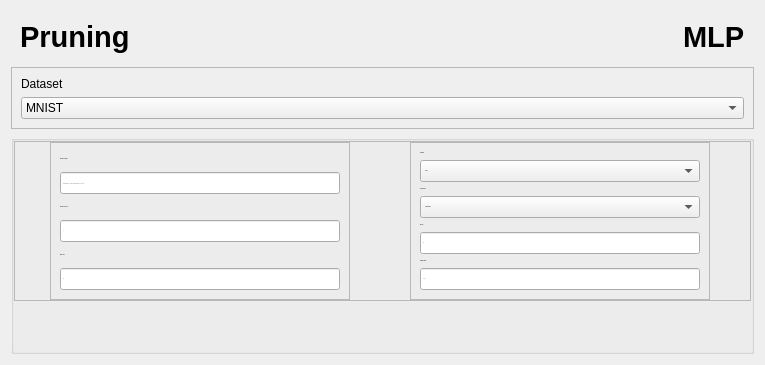
                   <widget class="QWidget" name="model_pruning_page">
                    <layout class="QGridLayout" name="gridLayout_18">
                     <item row="0" column="0">
                      <widget class="QWidget" name="widget" native="true">
                       <property name="minimumSize">
                        <size>
                         <width>0</width>
                         <height>30</height>
                        </size>
                       </property>
                       <property name="maximumSize">
                        <size>
                         <width>16777215</width>
                         <height>50</height>
                        </size>
                       </property>
                       <layout class="QGridLayout" name="gridLayout_19">
                        <item row="0" column="1">
                         <spacer name="horizontalSpacer_5">
                          <property name="orientation">
                           <enum>Qt::Horizontal</enum>
                          </property>
                          <property name="sizeHint" stdset="0">
                           <size>
                            <width>40</width>
                            <height>20</height>
                           </size>
                          </property>
                         </spacer>
                        </item>
                        <item row="0" column="0">
                         <widget class="QLabel" name="label_20">
                          <property name="minimumSize">
                           <size>
                            <width>0</width>
                            <height>50</height>
                           </size>
                          </property>
                          <property name="maximumSize">
                           <size>
                            <width>16777215</width>
                            <height>50</height>
                           </size>
                          </property>
                          <property name="font">
                           <font>
                            <pointsize>22</pointsize>
                            <bold>true</bold>
                           </font>
                          </property>
                          <property name="autoFillBackground">
                           <bool>false</bool>
                          </property>
                          <property name="text">
                           <string>Pruning</string>
                          </property>
                          <property name="alignment">
                           <set>Qt::AlignLeading|Qt::AlignLeft|Qt::AlignTop</set>
                          </property>
                          <property name="wordWrap">
                           <bool>true</bool>
                          </property>
                         </widget>
                        </item>
                        <item row="0" column="2">
                         <widget class="QLabel" name="current_model_architecture_label_3">
                          <property name="minimumSize">
                           <size>
                            <width>0</width>
                            <height>50</height>
                           </size>
                          </property>
                          <property name="maximumSize">
                           <size>
                            <width>16777215</width>
                            <height>50</height>
                           </size>
                          </property>
                          <property name="font">
                           <font>
                            <pointsize>22</pointsize>
                            <bold>true</bold>
                           </font>
                          </property>
                          <property name="autoFillBackground">
                           <bool>false</bool>
                          </property>
                          <property name="text">
                           <string>MLP</string>
                          </property>
                          <property name="alignment">
                           <set>Qt::AlignLeading|Qt::AlignLeft|Qt::AlignTop</set>
                          </property>
                          <property name="wordWrap">
                           <bool>true</bool>
                          </property>
                         </widget>
                        </item>
                       </layout>
                      </widget>
                     </item>
                     <item row="1" column="0">
                      <widget class="QFrame" name="frame_13">
                       <property name="minimumSize">
                        <size>
                         <width>0</width>
                         <height>0</height>
                        </size>
                       </property>
                       <property name="frameShape">
                        <enum>QFrame::StyledPanel</enum>
                       </property>
                       <property name="frameShadow">
                        <enum>QFrame::Raised</enum>
                       </property>
                       <layout class="QGridLayout" name="gridLayout_27">
                        <item row="3" column="0">
                         <widget class="QComboBox" name="input_dataset_2">
                          <item>
                           <property name="text">
                            <string>MNIST</string>
                           </property>
                          </item>
                          <item>
                           <property name="text">
                            <string>CIFAR-10</string>
                           </property>
                          </item>
                          <item>
                           <property name="text">
                            <string>CIFAR-100</string>
                           </property>
                          </item>
                         </widget>
                        </item>
                        <item row="1" column="0">
                         <widget class="QWidget" name="widget_7" native="true">
                          <property name="minimumSize">
                           <size>
                            <width>0</width>
                            <height>0</height>
                           </size>
                          </property>
                          <layout class="QGridLayout" name="gridLayout_28">
                           <property name="leftMargin">
                            <number>0</number>
                           </property>
                           <property name="topMargin">
                            <number>0</number>
                           </property>
                           <property name="rightMargin">
                            <number>0</number>
                           </property>
                           <property name="bottomMargin">
                            <number>0</number>
                           </property>
                           <property name="horizontalSpacing">
                            <number>0</number>
                           </property>
                           <property name="verticalSpacing">
                            <number>10</number>
                           </property>
                           <item row="0" column="0">
                            <widget class="QLabel" name="label_50">
                             <property name="text">
                              <string>Dataset</string>
                             </property>
                            </widget>
                           </item>
                          </layout>
                         </widget>
                        </item>
                       </layout>
                      </widget>
                     </item>
                     <item row="2" column="0">
                      <widget class="QGroupBox" name="groupBox_7">
                       <property name="minimumSize">
                        <size>
                         <width>150</width>
                         <height>80</height>
                        </size>
                       </property>
                       <property name="maximumSize">
                        <size>
                         <width>16777215</width>
                         <height>16777215</height>
                        </size>
                       </property>
                       <property name="font">
                        <font>
                         <pointsize>-1</pointsize>
                        </font>
                       </property>
                       <property name="styleSheet">
                        <string notr="true"/>
                       </property>
                       <property name="title">
                        <string/>
                       </property>
                       <property name="flat">
                        <bool>true</bool>
                       </property>
                       <layout class="QGridLayout" name="gridLayout_35">
                        <property name="leftMargin">
                         <number>0</number>
                        </property>
                        <property name="topMargin">
                         <number>0</number>
                        </property>
                        <property name="rightMargin">
                         <number>0</number>
                        </property>
                        <property name="bottomMargin">
                         <number>50</number>
                        </property>
                        <property name="horizontalSpacing">
                         <number>25</number>
                        </property>
                        <property name="verticalSpacing">
                         <number>0</number>
                        </property>
                        <item row="0" column="0">
                         <widget class="QFrame" name="frame_14">
                          <property name="minimumSize">
                           <size>
                            <width>500</width>
                            <height>100</height>
                           </size>
                          </property>
                          <property name="frameShape">
                           <enum>QFrame::StyledPanel</enum>
                          </property>
                          <property name="frameShadow">
                           <enum>QFrame::Raised</enum>
                          </property>
                          <layout class="QHBoxLayout" name="horizontalLayout_5">
                           <property name="spacing">
                            <number>60</number>
                           </property>
                           <property name="leftMargin">
                            <number>0</number>
                           </property>
                           <property name="topMargin">
                            <number>0</number>
                           </property>
                           <property name="rightMargin">
                            <number>0</number>
                           </property>
                           <property name="bottomMargin">
                            <number>0</number>
                           </property>
                           <item>
                            <spacer name="horizontalSpacer_12">
                             <property name="orientation">
                              <enum>Qt::Horizontal</enum>
                             </property>
                             <property name="sizeHint" stdset="0">
                              <size>
                               <width>35</width>
                               <height>20</height>
                              </size>
                             </property>
                            </spacer>
                           </item>
                           <item>
                            <widget class="QFrame" name="frame_15">
                             <property name="minimumSize">
                              <size>
                               <width>300</width>
                               <height>100</height>
                              </size>
                             </property>
                             <property name="frameShape">
                              <enum>QFrame::StyledPanel</enum>
                             </property>
                             <property name="frameShadow">
                              <enum>QFrame::Raised</enum>
                             </property>
                             <layout class="QVBoxLayout" name="verticalLayout_9">
                              <item>
                               <widget class="QLabel" name="label_47">
                                <property name="text">
                                 <string>Number of Nodes</string>
                                </property>
                               </widget>
                              </item>
                              <item>
                               <widget class="QLineEdit" name="input_prior_numofnodes_2">
                                <property name="placeholderText">
                                 <string>Seperate with , or give a single value ([6,6,6] or 6)</string>
                                </property>
                               </widget>
                              </item>
                              <item>
                               <widget class="QLabel" name="label_52">
                                <property name="text">
                                 <string>Number of Layers</string>
                                </property>
                               </widget>
                              </item>
                              <item>
                               <widget class="QLineEdit" name="input_prior_numoflayer_2">
                                <property name="placeholderText">
                                 <string>3</string>
                                </property>
                               </widget>
                              </item>
                              <item>
                               <widget class="QLabel" name="label_53">
                                <property name="text">
                                 <string>Batch size</string>
                                </property>
                               </widget>
                              </item>
                              <item>
                               <widget class="QLineEdit" name="input_prior_batch_2">
                                <property name="placeholderText">
                                 <string>64</string>
                                </property>
                               </widget>
                              </item>
                             </layout>
                            </widget>
                           </item>
                           <item>
                            <widget class="QFrame" name="frame_16">
                             <property name="minimumSize">
                              <size>
                               <width>300</width>
                               <height>100</height>
                              </size>
                             </property>
                             <property name="frameShape">
                              <enum>QFrame::StyledPanel</enum>
                             </property>
                             <property name="frameShadow">
                              <enum>QFrame::Raised</enum>
                             </property>
                             <layout class="QVBoxLayout" name="verticalLayout_10">
                              <item>
                               <widget class="QLabel" name="label_55">
                                <property name="text">
                                 <string>Optimizer</string>
                                </property>
                               </widget>
                              </item>
                              <item>
                               <widget class="QComboBox" name="input_prior_optimizer_2">
                                <item>
                                 <property name="text">
                                  <string>Adam</string>
                                 </property>
                                </item>
                                <item>
                                 <property name="text">
                                  <string>SGD</string>
                                 </property>
                                </item>
                                <item>
                                 <property name="text">
                                  <string>RMSprop</string>
                                 </property>
                                </item>
                                <item>
                                 <property name="text">
                                  <string>Adadelta</string>
                                 </property>
                                </item>
                                <item>
                                 <property name="text">
                                  <string>Adagrad</string>
                                 </property>
                                </item>
                               </widget>
                              </item>
                              <item>
                               <widget class="QLabel" name="label_56">
                                <property name="text">
                                 <string>Loss function</string>
                                </property>
                               </widget>
                              </item>
                              <item>
                               <widget class="QComboBox" name="input_prior_loss_2">
                                <item>
                                 <property name="text">
                                  <string>CrossEntropy</string>
                                 </property>
                                </item>
                                <item>
                                 <property name="text">
                                  <string>MSE</string>
                                 </property>
                                </item>
                               </widget>
                              </item>
                              <item>
                               <widget class="QLabel" name="label_57">
                                <property name="text">
                                 <string>Epochs</string>
                                </property>
                               </widget>
                              </item>
                              <item>
                               <widget class="QLineEdit" name="input_prior_epochs_2">
                                <property name="placeholderText">
                                 <string>30</string>
                                </property>
                               </widget>
                              </item>
                              <item>
                               <widget class="QLabel" name="label_58">
                                <property name="text">
                                 <string>Learning Rate</string>
                                </property>
                               </widget>
                              </item>
                              <item>
                               <widget class="QLineEdit" name="input_prior_lr_2">
                                <property name="text">
                                 <string/>
                                </property>
                                <property name="placeholderText">
                                 <string>0.001</string>
                                </property>
                               </widget>
                              </item>
                             </layout>
                            </widget>
                           </item>
                           <item>
                            <spacer name="horizontalSpacer_13">
                             <property name="orientation">
                              <enum>Qt::Horizontal</enum>
                             </property>
                             <property name="sizeHint" stdset="0">
                              <size>
                               <width>40</width>
                               <height>20</height>
                              </size>
                             </property>
                            </spacer>
                           </item>
                          </layout>
                         </widget>
                        </item>
                       </layout>
                      </widget>
                     </item>
                    </layout>
                   </widget>
